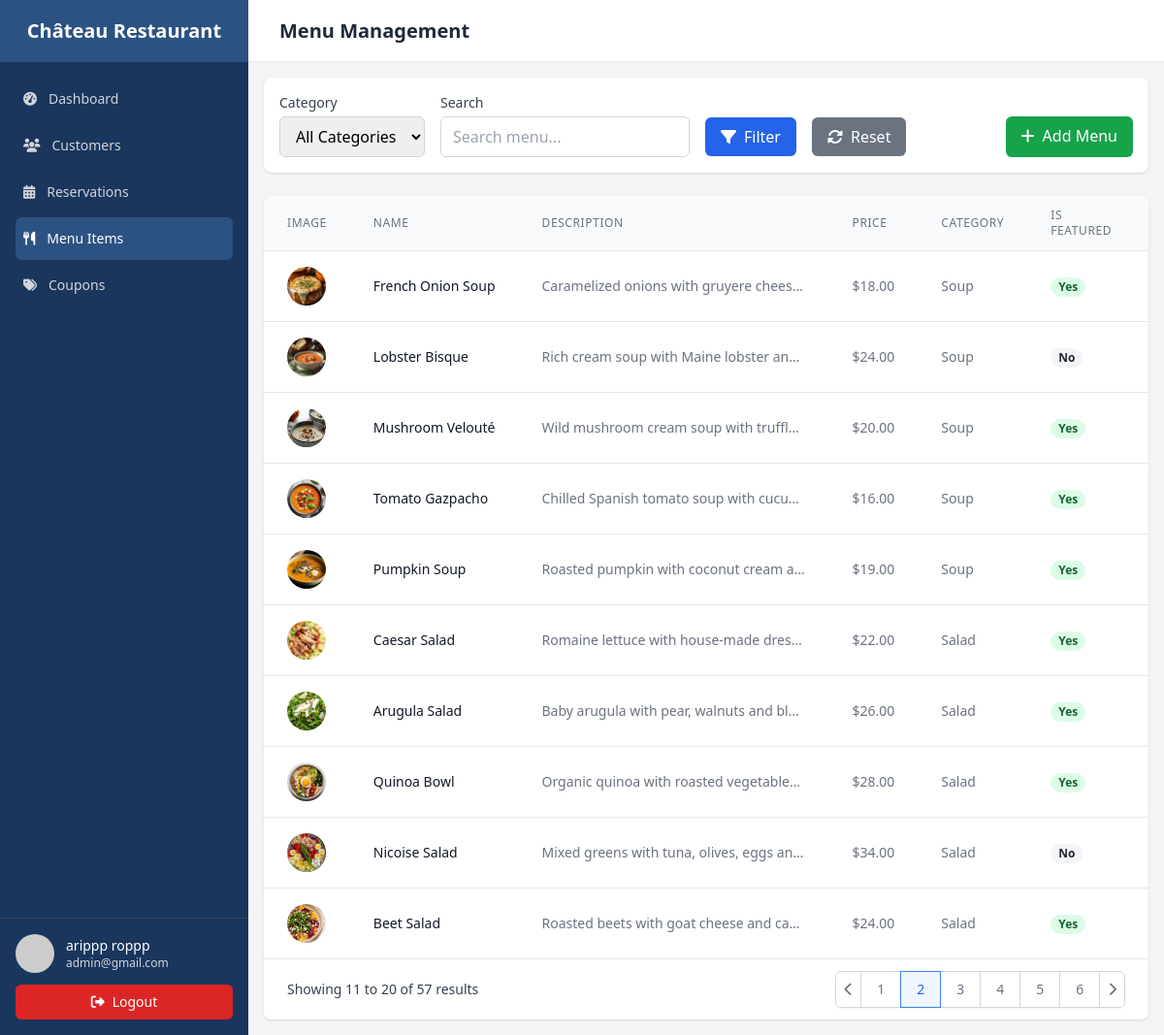
/pages/admin/menu/index.php?page=2 (signed in), run on the app's committed database.
### tables this page shows
CREATE TABLE `users` (
  `id` int(11) NOT NULL,
  `first_name` varchar(50) DEFAULT NULL,
  `last_name` varchar(50) NOT NULL,
  `email` varchar(100) NOT NULL,
  `password` varchar(255) NOT NULL,
  `gender` enum('male','female') NOT NULL,
  `phone` varchar(20) DEFAULT NULL,
  `address` text NOT NULL,
  `date_of_birth` date NOT NULL,
  `membership_level` varchar(50) DEFAULT NULL,
  `created_at` timestamp NOT NULL DEFAULT current_timestamp(),
  `updated_at` timestamp NOT NULL DEFAULT current_timestamp() ON UPDATE current_timestamp(),
  `favorite_cuisines` text DEFAULT NULL,
  `preferred_seating` varchar(50) DEFAULT NULL,
  `dietary_restrictions` text DEFAULT NULL,
  `profile_photo` varchar(255) DEFAULT NULL,
  `role` enum('user','admin') NOT NULL
);

CREATE TABLE `menu_items` (
  `id` int(11) NOT NULL,
  `name` varchar(100) NOT NULL,
  `description` text DEFAULT NULL,
  `price` decimal(10,2) NOT NULL,
  `category` varchar(50) NOT NULL,
  `image_path` varchar(255) DEFAULT NULL,
  `is_featured` tinyint(1) DEFAULT 0,
  `created_at` timestamp NOT NULL DEFAULT current_timestamp()
);

### pages/admin/includes/config.php (called while the page is built, shortened)
<?php
function getMenuItems($conn, $category = null, $search = null, $page = 1, $perPage = 10, $limit = null) {
    $query = "SELECT * FROM menu_items WHERE 1=1";
    $params = [];
    $types = '';
    $offset = ($page - 1) * $perPage;
    if ($limit !== null) {
        $query .= " LIMIT ?";
        $params[] = (int)$limit;
        $types .= 'i';
    } else {
        $query .= " LIMIT ? OFFSET ?";
        $params[] = $perPage;
        $params[] = $offset;
        $types .= 'ii';
    }
    $stmt = mysqli_prepare($conn, $query);
    if (!empty($params)) {
        mysqli_stmt_bind_param($stmt, $types, ...$params);
    }
    if (!mysqli_stmt_execute($stmt)) {
        die("Error executing statement: " . mysqli_stmt_error($stmt));
    }
    $result = mysqli_stmt_get_result($stmt);
    return $result;
}
function countMenuItems($conn, $category = null, $search = null) {
    $query = "SELECT COUNT(*) as total FROM menu_items WHERE 1=1";
    $stmt = mysqli_prepare($conn, $query);
    mysqli_stmt_execute($stmt);
    $result = mysqli_stmt_get_result($stmt);
    $row = mysqli_fetch_assoc($result);
    return $row['total'];
}
?>

### pages/admin/menu/index.php (the view, shortened to what this page needs)
<?php
include '../includes/config.php';
$category = $_GET['category'] ?? '';
$search = $_GET['search'] ?? '';
$page = isset($_GET['page']) ? max(1, intval($_GET['page'])) : 1;
$perPage = 10;
$menu = getMenuItems($conn, $category, $search, $page, $perPage);
$totalItems = countMenuItems($conn, $category, $search);
$totalPages = ceil($totalItems / $perPage);
?>
<!DOCTYPE html>
<html lang="en">
    <head>
    <script src="https://cdn.tailwindcss.com"></script>
    <link rel="stylesheet" href="https://cdnjs.cloudflare.com/ajax/libs/font-awesome/6.4.0/css/all.min.css">
    </head>
    <body class="bg-gray-100 font-sans">
        <div class="flex h-screen overflow-hidden">
            <?php include '../components/sidebar.php' ?>
            <div class="flex flex-col flex-1 overflow-hidden">
                <div class="flex items-center justify-between h-16 px-4 bg-white border-b border-gray-200">
                    <div class="flex items-center">
                        <h1 class="ml-4 text-xl font-semibold text-gray-800">Menu Management</h1>
                    </div>
                </div>
                <div class="flex-1 overflow-auto p-4">
                    <div class="bg-white p-4 rounded-lg shadow mb-6">
                        <form id="filter-form" method="GET" class="flex justify-between">
                            <div class="flex flex-wrap items-center gap-4">
                                <div>
                                    <label class="block text-sm font-medium text-gray-700 mb-1">Category</label>
                                    <select name="category" class="border border-gray-300 rounded-md px-3 py-2">
                                        <option value="">All Categories</option>
                                    </select>
                                </div>
                                <div>
                                    <label class="block text-sm font-medium text-gray-700 mb-1">Search</label>
                                    <input type="text" name="search" placeholder="Search menu..." value="<?= htmlspecialchars($search) ?>" class="border border-gray-300 rounded-md px-3 py-2">
                                </div>
                                <button type="submit" class="bg-blue-600 text-white px-4 py-2 rounded-md mt-6 hover:bg-blue-700">
                                    <i class="fas fa-filter mr-2"></i>Filter
                                </button>
                                <button type="button" id="reset-filters" class="bg-gray-500 text-white px-4 py-2 rounded-md mt-6 hover:bg-gray-600">
                                    <i class="fas fa-sync-alt mr-2"></i>Reset
                                </button>
                            </div>
                            <a href="add_menu.php" class="bg-green-600 text-white mt-6 px-4 py-2 rounded-md hover:bg-green-700">
                                <i class="fas fa-plus mr-2"></i>Add Menu
                            </a>
                        </form>
                    </div>
                    <div class="bg-white rounded-lg shadow overflow-hidden">
                        <div class="overflow-x-auto">
                            <table class="min-w-full divide-y divide-gray-200">
                                <thead class="bg-gray-50">
                                    <tr>
                                        <th scope="col" class="px-6 py-3 text-left text-xs font-medium text-gray-500 uppercase tracking-wider">Image</th>
                                        <th scope="col" class="px-6 py-3 text-left text-xs font-medium text-gray-500 uppercase tracking-wider">Name</th>
                                        <th scope="col" class="px-6 py-3 text-left text-xs font-medium text-gray-500 uppercase tracking-wider">Description</th>
                                        <th scope="col" class="px-6 py-3 text-left text-xs font-medium text-gray-500 uppercase tracking-wider">Price</th>
                                        <th scope="col" class="px-6 py-3 text-left text-xs font-medium text-gray-500 uppercase tracking-wider">Category</th>
                                        <th scope="col" class="px-6 py-3 text-left text-xs font-medium text-gray-500 uppercase tracking-wider">Is Featured</th>
                                        <th scope="col" class="px-6 py-3 text-left text-xs font-medium text-gray-500 uppercase tracking-wider">Action</th>
                                    </tr>
                                </thead>
                                <tbody class="bg-white divide-y divide-gray-200">
                                    <?php while($item = mysqli_fetch_assoc($menu)) : ?>
                                        <tr>
                                            <td class="px-6 py-4 whitespace-nowrap">
                                                <?php if ($item['image_path']): ?>
                                                    <img src=<?='../../../assets/images/menu/' . $item['image_path']?> alt="<?= htmlspecialchars($item['name']) ?>" class="h-10 w-10 rounded-full object-cover">
                                                <?php else: ?>
                                                    <div class="h-10 w-10 rounded-full bg-gray-200 flex items-center justify-center">
                                                        <i class="fas fa-utensils text-gray-500"></i>
                                                    </div>
                                                <?php endif; ?>
                                            </td>
                                            <td class="px-6 py-4 whitespace-nowrap text-sm font-medium text-gray-900"><?= htmlspecialchars($item['name']) ?></td>
                                            <td class="px-6 py-4 text-sm text-gray-500 max-w-xs truncate"><?= htmlspecialchars($item['description']) ?></td>
                                            <td class="px-6 py-4 whitespace-nowrap text-sm text-gray-500">
                                                $<?= number_format($item['price'], 2) ?>
                                            </td>
                                            <td class="px-6 py-4 whitespace-nowrap text-sm text-gray-500">
                                                <?= ucfirst(htmlspecialchars($item['category'])) ?>
                                            </td>
                                            <td class="px-6 py-4 whitespace-nowrap text-sm text-gray-500">
                                                <?php if ($item['is_featured']): ?>
                                                    <span class="px-2 inline-flex text-xs leading-5 font-semibold rounded-full bg-green-100 text-green-800">
                                                        Yes
                                                    </span>
                                                <?php else: ?>
                                                    <span class="px-2 inline-flex text-xs leading-5 font-semibold rounded-full bg-gray-100 text-gray-800">
                                                        No
                                                    </span>
                                                <?php endif; ?>
                                            </td>
                                            <td class="px-6 py-4 whitespace-nowrap text-sm font-medium">
                                            </td>
                                        </tr>
                                    <?php endwhile ?>
                                </tbody>
                            </table>
                        </div>
                        <div class="bg-white px-4 py-3 flex items-center justify-between border-t border-gray-200 sm:px-6">
                            <div class="hidden sm:flex-1 sm:flex sm:items-center sm:justify-between">
                                <div>
                                    <p class="text-sm text-gray-700">
                                        Showing <span class="font-medium"><?= ($page - 1) * $perPage + 1 ?></span> to <span class="font-medium"><?= min($page * $perPage, $totalItems) ?></span> of <span class="font-medium"><?= $totalItems ?></span> results
                                    </p>
                                </div>
                                <div>
                                    <nav class="relative z-0 inline-flex rounded-md shadow-sm -space-x-px" aria-label="Pagination">
                                        <a href="?<?= http_build_query(array_merge($_GET, ['page' => max(1, $page - 1)])) ?>" class="relative inline-flex items-center px-2 py-2 rounded-l-md border border-gray-300 bg-white text-sm font-medium text-gray-500 hover:bg-gray-50">
                                            <i class="fas fa-chevron-left"></i>
                                        </a>
                                        <?php for ($i = 1; $i <= $totalPages; $i++): ?>
                                            <a href="?<?= http_build_query(array_merge($_GET, ['page' => $i])) ?>" class="<?= $i == $page ? 'z-10 bg-blue-50 border-blue-500 text-blue-600' : 'bg-white border-gray-300 text-gray-500 hover:bg-gray-50' ?> relative inline-flex items-center px-4 py-2 border text-sm font-medium">
                                                <?= $i ?>
                                            </a>
                                        <?php endfor; ?>
                                        <a href="?<?= http_build_query(array_merge($_GET, ['page' => min($totalPages, $page + 1)])) ?>" class="relative inline-flex items-center px-2 py-2 rounded-r-md border border-gray-300 bg-white text-sm font-medium text-gray-500 hover:bg-gray-50">
                                            <i class="fas fa-chevron-right"></i>
                                        </a>
                                    </nav>
                                </div>
                            </div>
                        </div>
                    </div>
                </div>
            </div>
        </div>
    </body>
</html>

### pages/admin/components/sidebar.php (shortened to what this page needs)
<?php
include_once '../includes/config.php';
$query = 'SELECT * FROM users WHERE id = ?';
$stmt = $conn->prepare($query);
$stmt->bind_param("i", $_SESSION['user_id']);
$stmt->execute();
$result = $stmt->get_result();
$user = $result->fetch_assoc();
?>
<div class="hidden md:flex md:flex-shrink-0">
    <div class="flex flex-col w-64 bg-primary">
        <div class="flex items-center justify-center h-16 px-4 bg-secondary">
            <span class="text-white text-xl font-semibold">Château Restaurant</span>
        </div>
        <div class="flex flex-col flex-grow px-4 py-4 overflow-y-hidden">
            <div class="space-y-1">
                <a href="../dashboard/" id="dashboard-link" class="flex items-center px-2 py-3 text-sm font-medium text-gray-300 hover:text-white hover:bg-secondary rounded-md group">
                    <i class="fas fa-tachometer-alt mr-3"></i>
                    Dashboard
                </a>
                <a href="../customers/" id="customers-link" class="flex items-center px-2 py-3 text-sm font-medium text-gray-300 hover:text-white hover:bg-secondary rounded-md group">
                    <i class="fas fa-users mr-3"></i>
                    Customers
                </a>
                <a href="../reservation/" id="reservation-link" class="flex items-center px-2 py-3 text-sm font-medium text-gray-300 hover:text-white hover:bg-secondary rounded-md group">
                    <i class="fas fa-calendar-alt mr-3"></i>
                    Reservations
                </a>
                <a href="../menu" id="menu-link" class="flex items-center px-2 py-3 text-sm font-medium text-gray-300 hover:text-white hover:bg-secondary rounded-md group">
                    <i class="fas fa-utensils mr-3"></i>
                    Menu Items
                </a>
                <a href="../coupons" id="coupons-link" class="flex items-center px-2 py-3 text-sm font-medium text-gray-300 hover:text-white hover:bg-secondary rounded-md group">
                    <i class="fas fa-tags mr-3"></i>
                    Coupons
                </a>
            </div>
        </div>
        <div class="p-4 border-t border-gray-700">
            <div class="flex items-center">
                <img class="w-10 h-10 rounded-full" src=<?= $user['profile_phote'] ?? "https://ui-avatars.com/api/?name=" . $user['first_name'] . ' ' . $user['last_name'] . "&background=random " ?> alt="Admin profile">
                <div class="ml-3">
                    <p class="text-sm font-medium text-white"><?= htmlspecialchars($user['first_name'] . ' ' . $user['last_name'] ?? 'Admin User') ?></p>
                    <p class="text-xs font-medium text-gray-300"><?= htmlspecialchars($user['email'] ?? 'admin@luxuryrestaurant.com') ?></p>
                </div>
            </div>
            <a href="../../../includes/logout.php" class="mt-3 w-full flex items-center justify-center px-4 py-2 text-sm text-white bg-red-600 rounded-md hover:bg-red-700">
                <i class="fas fa-sign-out-alt mr-2"></i>
                Logout
            </a>
        </div>
    </div>
</div>

### data on the page
users: first_name+last_name "arippp roppp", email "admin@gmail.com"
menu_items: shows a picture, name "French Onion Soup", description "Caramelized onions with gruyere chees…", price "18.00", category "Soup", is_featured "Yes"
menu_items: shows a picture, name "Lobster Bisque", description "Rich cream soup with Maine lobster an…", price "24.00", category "Soup", is_featured "No"
menu_items: shows a picture, name "Mushroom Velouté", description "Wild mushroom cream soup with truffl…", price "20.00", category "Soup", is_featured "Yes"
menu_items: shows a picture, name "Tomato Gazpacho", description "Chilled Spanish tomato soup with cucu…", price "16.00", category "Soup", is_featured "Yes"
menu_items: shows a picture, name "Pumpkin Soup", description "Roasted pumpkin with coconut cream a…", price "19.00", category "Soup", is_featured "Yes"
menu_items: shows a picture, name "Caesar Salad", description "Romaine lettuce with house-made dres…", price "22.00", category "Salad", is_featured "Yes"
menu_items: shows a picture, name "Arugula Salad", description "Baby arugula with pear, walnuts and bl…", price "26.00", category "Salad", is_featured "Yes"
menu_items: shows a picture, name "Quinoa Bowl", description "Organic quinoa with roasted vegetable…", price "28.00", category "Salad", is_featured "Yes"
menu_items: shows a picture, name "Nicoise Salad", description "Mixed greens with tuna, olives, eggs an…", price "34.00", category "Salad", is_featured "No"
menu_items: shows a picture, name "Beet Salad", description "Roasted beets with goat cheese and ca…", price "24.00", category "Salad", is_featured "Yes"

### other printed values
min($page * $perPage, $totalItems) "20"
$totalItems "57"
